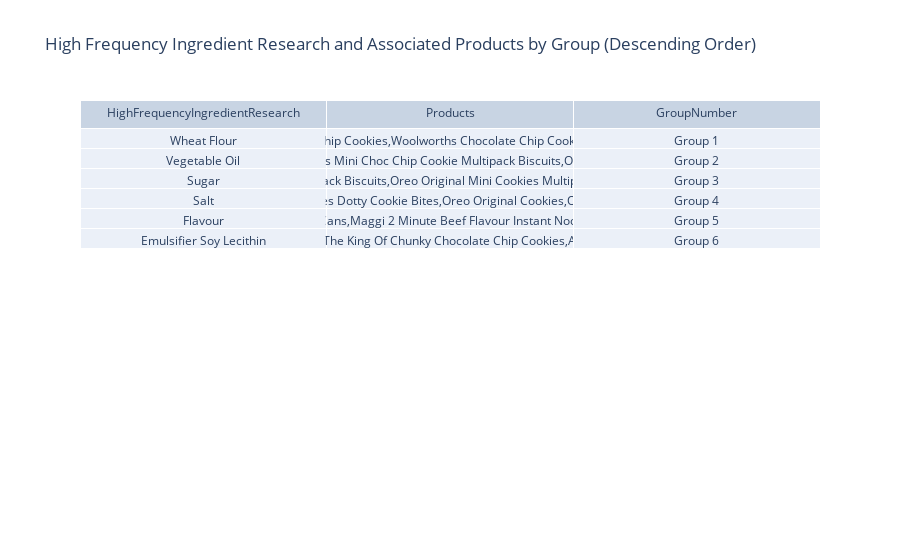

The notebook cell saved with this chart:
### Code cell
import plotly.graph_objects as go
import pandas as pd
from neo4j import GraphDatabase

with driver.session() as session:
    result = session.run(query)
    neo4j_data = [record.data() for record in result]

df = pd.DataFrame(neo4j_data)


query = """
MATCH (p:Product)
WITH count(p) AS totalProductCount
MATCH (p:Product)-[:HAS_RECIPE]->(:Recipe)-[:USES_INGREDIENT]->(:Ingredient)-[:HAS_RESEARCH]->(res:IngredientResearch)
WITH res, COUNT(DISTINCT p) AS productCount, totalProductCount, 0.1 AS threshold
WITH res, productCount, totalProductCount, toFloat(productCount) / toFloat(totalProductCount) AS frequencyRatio, threshold
WHERE frequencyRatio > threshold
MATCH (p:Product)-[:HAS_RECIPE]->(:Recipe)-[:USES_INGREDIENT]->(:Ingredient)-[:HAS_RESEARCH]->(res)
RETURN res.ingredient_name AS HighFrequencyIngredientResearch, collect(p.name) AS Products
"""



df['GroupNumber'] = df.groupby('HighFrequencyIngredientResearch').ngroup() + 1
df['GroupNumber'] = df['GroupNumber'].max() - df['GroupNumber'] + 1
df['GroupNumber'] = 'Group ' + df['GroupNumber'].astype(str)


df.sort_values(by='HighFrequencyIngredientResearch', ascending=False, inplace=True)

fig_data = [go.Table(
    header=dict(values=['HighFrequencyIngredientResearch', 'Products', 'GroupNumber']),
    cells=dict(values=[df['HighFrequencyIngredientResearch'], df['Products'], df['GroupNumber']])
)]

fig_layout = go.Layout(
    title='High Frequency Ingredient Research and Associated Products by Group (Descending Order)'
)

fig = go.Figure(data=fig_data, layout=fig_layout)
fig.show()

### Figure 1 — Plotly figure (JSON) as saved in the notebook; plotly's stock layout.template omitted (floating-point values rounded to 4 significant figures; data arrays with more than 128 entries replaced by an {"elided": "..."} marker saying what was removed)
{"data": [{"cells": {"values": {"elided": "3 rows, 231 str values in total"}}, "header": {"values": ["HighFrequencyIngredientResearch", "Products", "GroupNumber"]}, "type": "table"}], "layout": {"title": {"text": "High Frequency Ingredient Research and Associated Products by Group (Descending Order)"}}}
